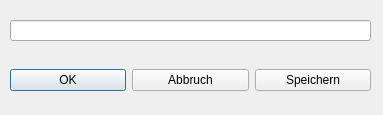
<?xml version="1.0" encoding="UTF-8"?>
<ui version="4.0">
 <class>Dialog_kom</class>
 <widget class="QDialog" name="Dialog_kom">
  <property name="geometry">
   <rect>
    <x>0</x>
    <y>0</y>
    <width>383</width>
    <height>115</height>
   </rect>
  </property>
  <property name="windowTitle">
   <string>Kommentar</string>
  </property>
  <property name="modal">
   <bool>true</bool>
  </property>
  <widget class="QWidget" name="layoutWidget">
   <property name="geometry">
    <rect>
     <x>10</x>
     <y>60</y>
     <width>361</width>
     <height>41</height>
    </rect>
   </property>
   <layout class="QHBoxLayout" name="horizontalLayout">
    <item>
     <widget class="QPushButton" name="pushButton_ok">
      <property name="text">
       <string>OK</string>
      </property>
     </widget>
    </item>
    <item>
     <widget class="QPushButton" name="pushButton_esc">
      <property name="text">
       <string>Abbruch</string>
      </property>
     </widget>
    </item>
    <item>
     <widget class="QPushButton" name="pushButton_save">
      <property name="text">
       <string>Speichern</string>
      </property>
     </widget>
    </item>
   </layout>
  </widget>
  <widget class="QLineEdit" name="lineEdit">
   <property name="geometry">
    <rect>
     <x>10</x>
     <y>20</y>
     <width>361</width>
     <height>21</height>
    </rect>
   </property>
  </widget>
 </widget>
 <resources/>
 <connections/>
</ui>
